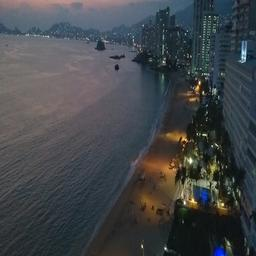
#> input picture env_reflection_textures/env_00.jpg, 256 x 256 px, found by its file name; its folder holds only this picture in this run
$ python stitch_reflection.py
#> lines starting #> are read from the running program, lines starting #| are printed output that depends on the picture
#!/usr/bin/env python3
"""Generate heavy reflection variants and stitch original + variants into one image."""
import os, sys
sys.path.insert(0, '/home/bobby/OCEC')
import numpy as np
from PIL import Image, ImageDraw, ImageFont

def generate_one(img, env_img=None):
    """Inline the heavy reflection generation."""
    w, h = img.size
    # env reflection
    if env_img is None:
        env = img.convert('L')
    else:
        env = env_img.convert('L')
    if env.size != (w, h):
        env = env.resize((w, h), Image.BILINEAR)
    env = env.transpose(Image.FLIP_LEFT_RIGHT)
    import random
    arr = np.array(env, dtype=np.float32)
    shift = random.randint(-h // 4, h // 4)
    arr = np.roll(arr, shift, axis=0)
    env = Image.fromarray(arr.astype(np.uint8))
    if env.mode != 'L':
        env = env.convert('L')
    env = env.transform((w, h), Image.Transform.PERSPECTIVE,
                         (random.uniform(-0.1, 0.1), 0, 0, 0, 1, 0, 0, 0, 1),
                         Image.BICUBIC, fillcolor=0)
    from PIL import ImageFilter
    env = env.filter(ImageFilter.GaussianBlur(radius=random.randint(1, 2)))
    env_arr = np.array(env, dtype=np.float32)
    env_arr = np.clip(env_arr * random.uniform(1.0, 1.5), 0, 255)
    img_arr = np.array(img, dtype=np.float32)
    intensity = random.uniform(0.5, 0.8)
    result = np.clip(img_arr * (1 - intensity) + env_arr * intensity, 0, 255).astype(np.uint8)
    result = Image.fromarray(result)
    # white spots
    overlay = np.zeros((h, w), dtype=np.float32)
    for _ in range(random.randint(3, 8)):
        cx = random.randint(w // 6, 5 * w // 6)
        cy = random.randint(h // 8, 5 * h // 8)
        r = random.randint(max(3, w // 10), max(6, w // 5))
        y, x = np.ogrid[-cy:h-cy, -cx:w-cx]
        dist = np.sqrt(x*x + y*y) / r
        spot = np.clip(1.0 - dist, 0, 1) ** 0.8 * random.uniform(0.7, 1.0) * 255
        overlay = np.maximum(overlay, spot)
    for _ in range(random.randint(1, 3)):
        cx = random.randint(w // 5, 4 * w // 5)
        cy = random.randint(h // 5, 3 * h // 5)
        r = random.randint(max(2, w // 20), max(4, w // 12))
        y, x = np.ogrid[-cy:h-cy, -cx:w-cx]
        dist = np.sqrt(x*x + y*y) / r
        spot = np.clip(1.0 - dist, 0, 1) * 255
        overlay = np.maximum(overlay, spot)
    result_arr = np.array(result, dtype=np.float32)
    result_arr = np.clip(result_arr + overlay, 0, 255).astype(np.uint8)
    return Image.fromarray(result_arr)

import random
random.seed(42)
np.random.seed(42)

# Load env images
env_dir = '/home/bobby/OCEC/env_reflection_textures'
env_imgs = []
for f in os.listdir(env_dir):
    if f.endswith('.jpg'):
        env_imgs.append(Image.open(os.path.join(env_dir, f)))

# Pick 4 samples (2 awake, 2 sleepy)
samples = [
    'awake_0_s0036_05832_1_1_1_0_0_01.png',
    'sleepy_0_s0037_04771_1_1_0_1_0_01.png',
    'awake_2_s0035_00444_0_1_1_0_1_02.png',
    'sleepy_1_s0012_02860_0_1_0_2_1_01.png',
]

cell = 128
gap = 4
out = Image.new('L', (5 * cell + 4 * gap, 4 * cell + 4 * gap), 30)
#> out: PIL image 656x528 L; every value is 30
draw = ImageDraw.Draw(out)

try:
    font = ImageFont.truetype("/usr/share/fonts/truetype/dejavu/DejaVuSans.ttf", 10)
except:
    font = ImageFont.load_default()

for row, fname in enumerate(samples):
    img = Image.open(f'/home/bobby/OCEC/glass1_samples/{fname}').convert('L')
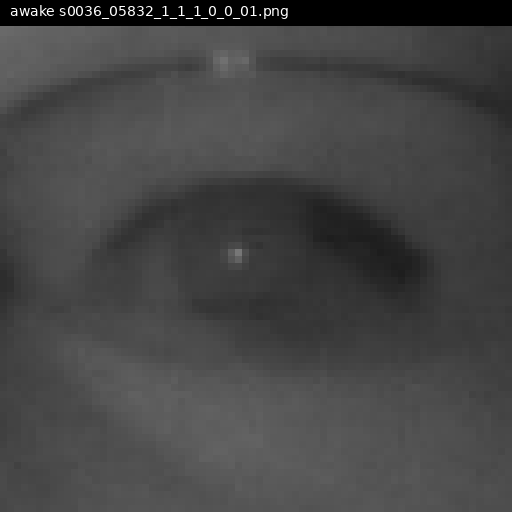
#> input picture glass1_samples/awake_0_s0036_05832_1_1_1_0_0_01.png, 512 x 512 px, found by its file name
    if img.size == (512, 512):
        img = img.resize((cell, cell), Image.NEAREST)
#> img: PIL image 128x128 L
    else:
        img = img.resize((cell, cell), Image.LANCZOS)

    # col 0: original
    x, y = 0, row * (cell + gap)
    out.paste(img, (x, y))
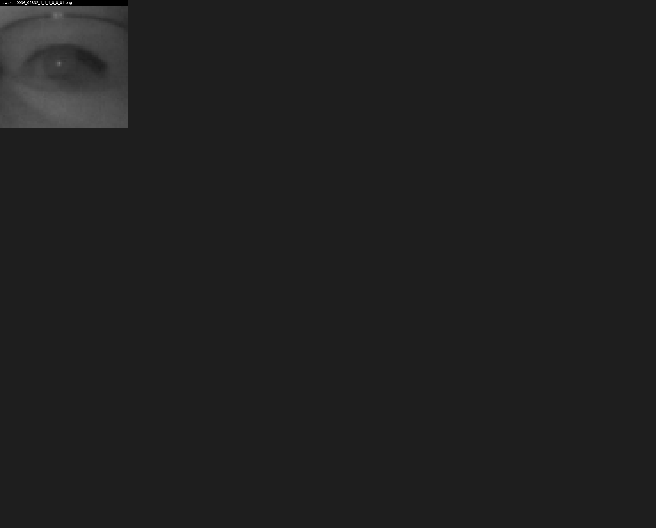
#> out: PIL image 656x528 L; min 0, max 255, mean 31.9
    draw.text((x + 2, y + 2), 'orig', fill=200, font=font)

    # col 1-4: 4 variants
    for col in range(1, 5):
        env = random.choice(env_imgs)
        variant = generate_one(img, env_img=env)
        x = col * (cell + gap)
        out.paste(variant, (x, y))
        draw.text((x + 2, y + 2), f'v{col}', fill=200, font=font)
#> this loop made 4 passes
#> pass 1, in generate_one, `env = env.resize((w, h), Image.BILINEAR)`:
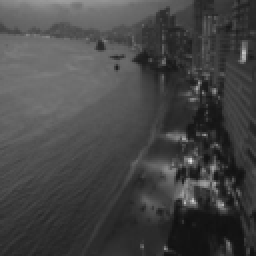
#> env: PIL image 128x128 L (shown 2 times larger); min 16, max 225, mean 69.3
#> pass 1, in generate_one, `env = env.transpose(Image.FLIP_LEFT_RIGHT)`:
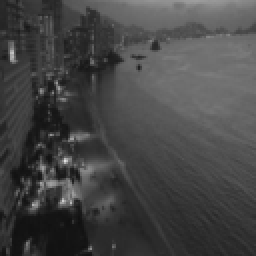
#> env: PIL image 128x128 L (shown 2 times larger); min 16, max 225, mean 69.3
#> after the loop:
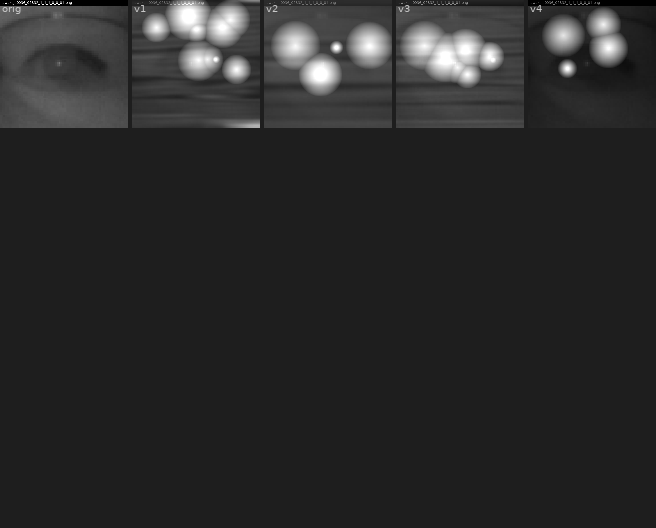
#> out: PIL image 656x528 L; min 0, max 255, mean 41.8
#> after the loop:
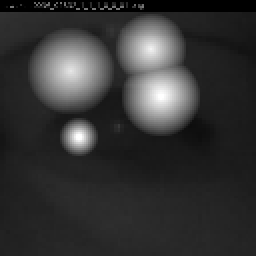
#> variant: PIL image 128x128 L (shown 2 times larger); min 0, max 255, mean 52.6
#> pass 2 of the loop `for row, fname in enumerate(samples):`:
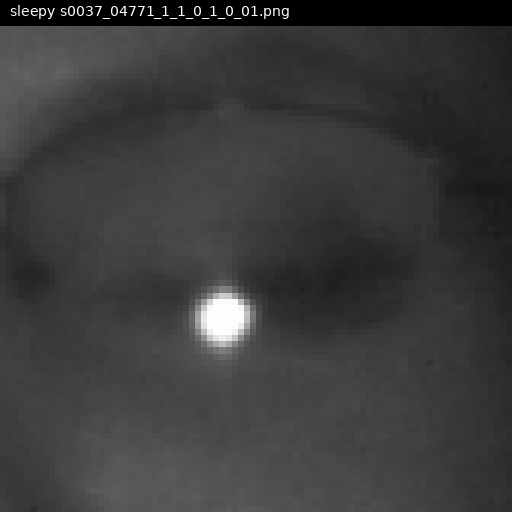
#> input picture glass1_samples/sleepy_0_s0037_04771_1_1_0_1_0_01.png, 512 x 512 px, found by its file name
#> after the loop `for col in range(1, 5):`:
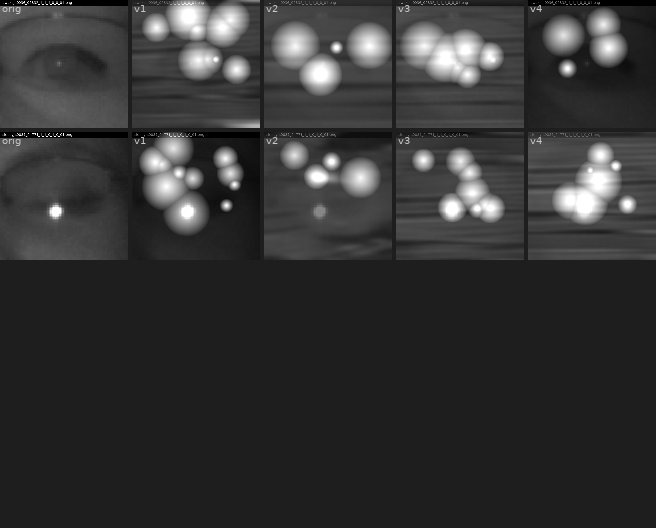
#> out: PIL image 656x528 L; min 0, max 255, mean 52.5
#> after the loop `for col in range(1, 5):`:
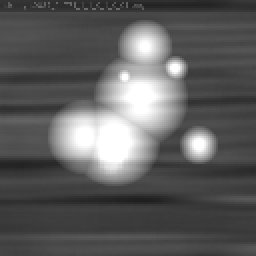
#> variant: PIL image 128x128 L (shown 2 times larger); min 31, max 255, mean 93.9
#> pass 3 of the loop `for row, fname in enumerate(samples):`:
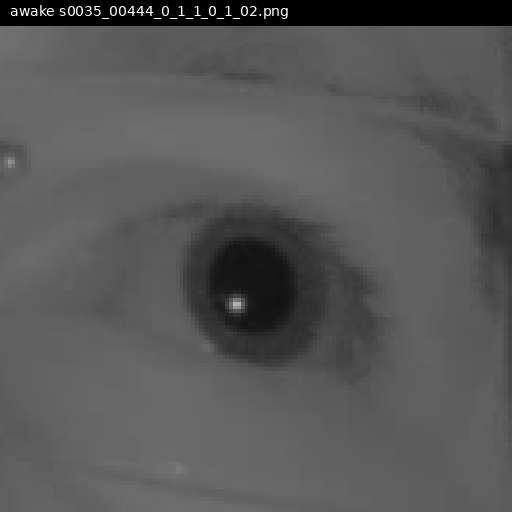
#> input picture glass1_samples/awake_2_s0035_00444_0_1_1_0_1_02.png, 512 x 512 px, found by its file name
#> after the loop `for col in range(1, 5):`:
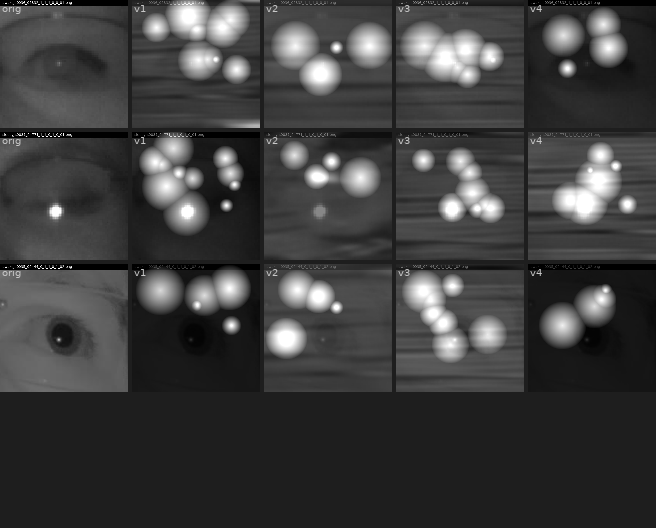
#> out: PIL image 656x528 L; min 0, max 255, mean 62.3
#> after the loop `for col in range(1, 5):`:
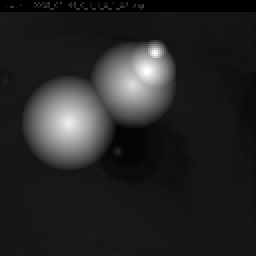
#> variant: PIL image 128x128 L (shown 2 times larger); min 0, max 255, mean 37.8
#> the loop made 4 passes; the first 3 are shown

out.save('/home/bobby/OCEC/reflection_grid.png')
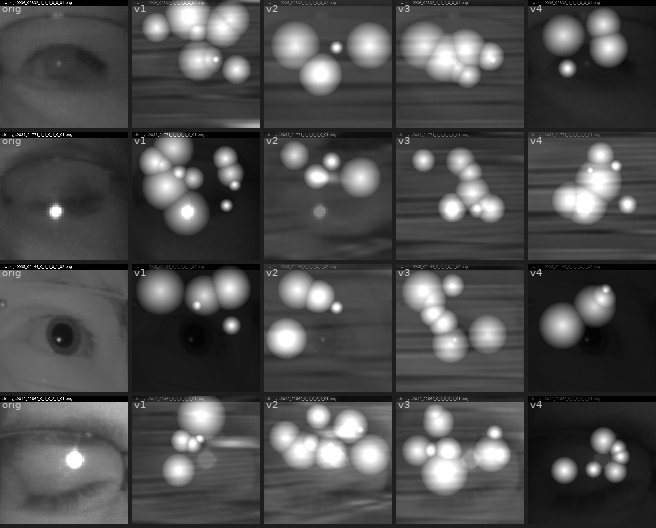
#> saved as reflection_grid.png: PIL image 656x528 L; min 0, max 255, mean 76.7
print('Saved /home/bobby/OCEC/reflection_grid.png', out.size)
#| Saved /home/bobby/OCEC/reflection_grid.png (656, 528)
